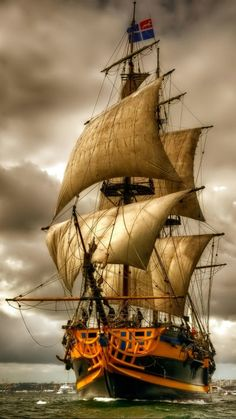
#> input picture Imagens/Caravela.jpg, 236 x 419 px, found by its file name
$ python 'Transformação Afim - Exemplo 2 - Versão 1.0.0.py'
#> lines starting #> are read from the running program, lines starting #| are printed output that depends on the picture
#
########################################################################
# Importação das Bibliotecas Necessárias
########################################################################
#
import cv2 as cv
import numpy as np
import os
import matplotlib.pyplot as plt
from pathlib import Path

#
########################################################################
# Funções de Apoio
########################################################################
#
def LimpaTerminal ():
    if os.name == "nt":
       _ = os.system( "cls" )
    else:
      _ = os.system( "clear ")
    return ()

#
########################################################################
# Definições Gerais
########################################################################
#
NomeImagem = "Caravela.jpg"
dirRaiz = Path.home()
dirBase = "LocalCV"
dirImagem = "Imagens"
dirCaminhoImagem = str(Path(dirRaiz, dirBase, dirImagem, NomeImagem))

#
########################################################################
# Lendo e Reduzindo a Imagem
########################################################################
#
imgBase = cv.imread ( dirCaminhoImagem )
#> imgBase is the input picture: shape (419, 236, 3); mean B, G, R 84.7, 119.2, 142.9

#
########################################################################
# Checando se a Imagem Foi Lida com Sucesso
########################################################################
#
if imgBase is None:
   LimpaTerminal ()
   print( "Não Foi Localizada a Imagem : ", NomeImagem)
   exit ()

#
########################################################################
# Recuperando as Dimensões da Imagem
########################################################################
#
Altura, Largura = imgBase.shape[:2]
#> Altura = 419; Largura = 236

#
########################################################################
# Definindo os Pontos Origem e Destino
########################################################################
#
ptsInicial = np.float32([[0,0], [Largura-1,0], [0,Altura-1]])
#> ptsInicial = [[0, 0], [235, 0], [0, 418]]
output_pts = np.float32([[Largura-1,0], [0,0], [Largura-1,Altura-1]])
#> output_pts = [[235, 0], [0, 0], [235, 418]]

#
########################################################################
# Calculate the transformation matrix
########################################################################
#
Matriz = cv.getAffineTransform(ptsInicial , output_pts)
#> Matriz = [[-1, 0, 235], [0, 1, 0]]

#
########################################################################
# Apply the affine transformation
########################################################################
#
imgResultado = cv.warpAffine(imgBase, Matriz, (Largura,Altura))
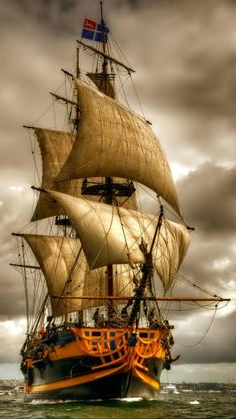
#> imgResultado: shape (419, 236, 3); mean B, G, R 84.7, 119.2, 142.9

#
########################################################################
# Convertendo para Matplotlib
########################################################################
#
imgBase = cv.cvtColor(imgBase, cv.COLOR_BGR2RGB)
imgResultado = cv.cvtColor(imgResultado, cv.COLOR_BGR2RGB)

#
########################################################################
# Apresentação dos Resultados
########################################################################
#
Grafico = plt.figure ()
Grafico.add_subplot (1,2,1)
plt.imshow ( imgBase )
plt.title ("Imagem Original")

Grafico.add_subplot (1,2,2)
plt.imshow ( imgResultado )
plt.title ("Imagem Transformada")

Grafico.tight_layout()
plt.show ()
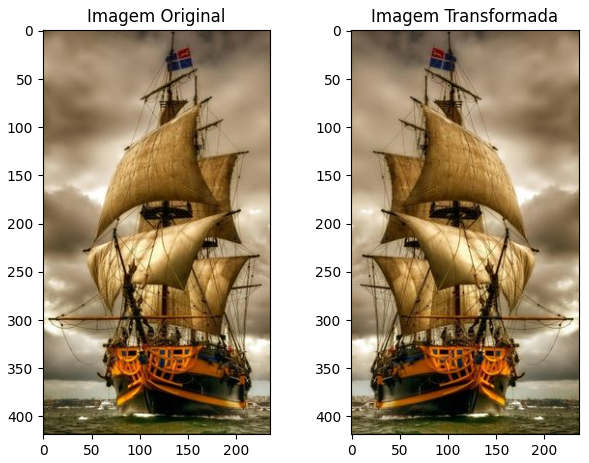
#> figure drawn by matplotlib, 2 panels

########################################################################
# FIM DO PROGRAMA
########################################################################

$ run again, with Imagens/AmigosEscritorio.jpg copied over Imagens/Caravela.jpg
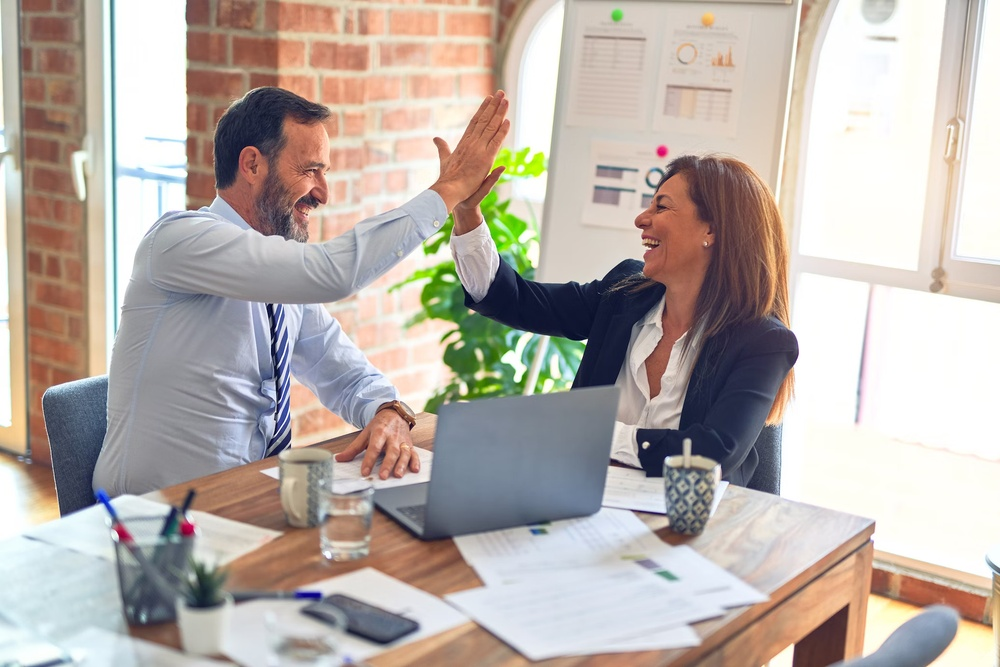
#> input picture Imagens/AmigosEscritorio.jpg, 1000 x 667 px, shrunk from 2070 x 1380 before the run, found by its file name
#> imgBase is the input picture: shape (667, 1000, 3); mean B, G, R 169.5, 175.7, 185.3
#> `imgResultado = cv.warpAffine(imgBase, Matriz, (Largura,Altura))`:
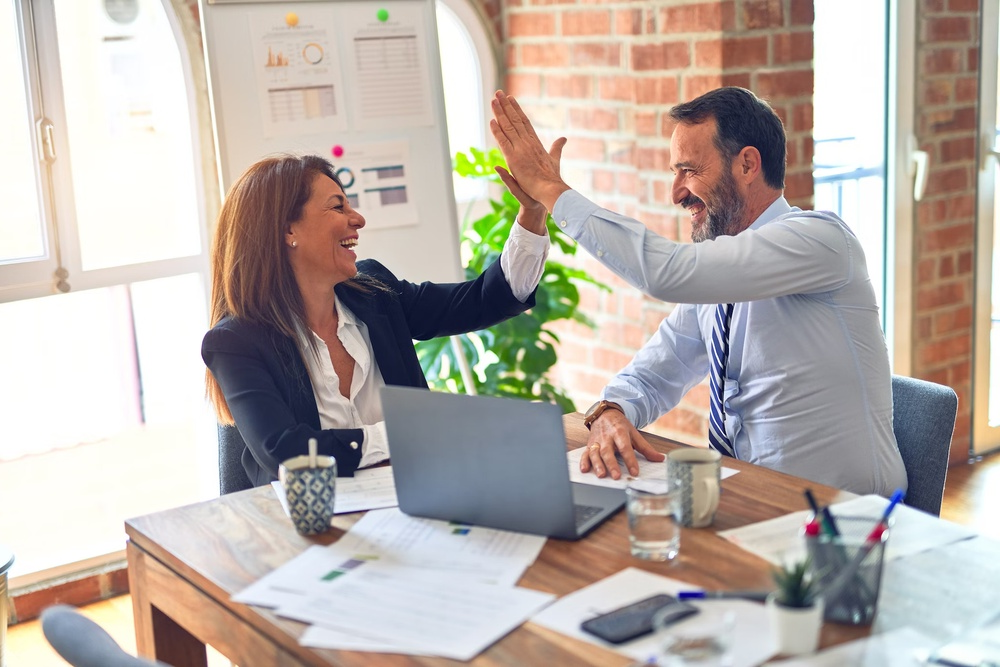
#> imgResultado: shape (667, 1000, 3); mean B, G, R 169.5, 175.7, 185.3
#> `plt.show ()`:
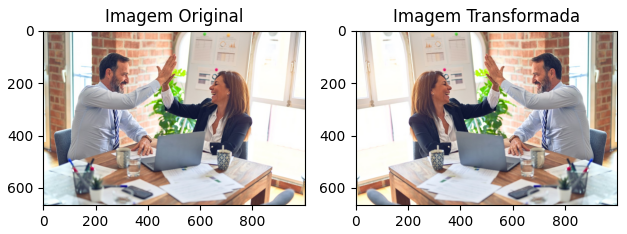
#> figure drawn by matplotlib, 2 panels
